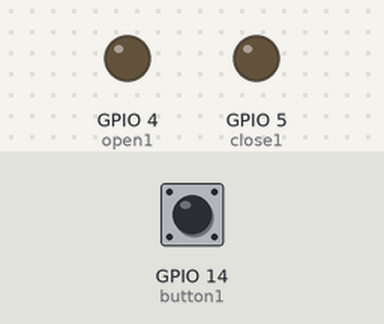
A sketch run on a simulated ESP8266 (NodeMCU). Shown: output pins drawn as LEDs (lit = HIGH). Dashed ring = blinking. The test bench sets the inputs (shaded band); at power-on: GPIO 14 (button1) LOW. WiFi joins after 1.5 s; servers stay silent unless stated; network time is answered at once with the bench clock; the local clock reads 2024-03-15 10:24:30 at power-on unless the sketch sets it; EEPROM starts erased; what the sketch prints to the serial monitor is not drawn.

Above: at 2.7 s.
2.8 s: GPIO 14 (button1) pulled HIGH for 3.2 s
At 3.6 s:
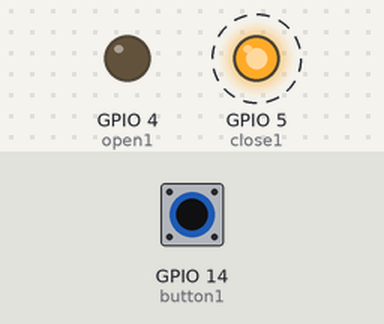
At 4.6 s:
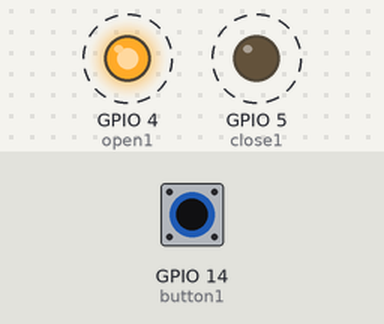
Timing chart, 0 to 8.3 s (numbered marks = the images above; inputs shaded):
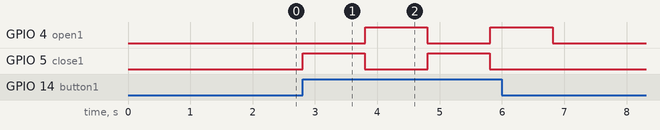

Measured:
- after the input at 2.8 s, GPIO 4 (open1): alternates HIGH for 1.0 s and LOW for 1.0 s, 4 changes in all, then stays LOW, starting after 1.0 s; GPIO 5 (close1): alternates HIGH for 1.0 s and LOW for 1.0 s, 4 changes in all, then stays LOW, starting at once

The sketch:

sketch_mar09a.ino
```cpp
#include <NTPClient.h>
// change next line to use with another board/shield
#include <ESP8266WiFi.h>
//#include <WiFi.h> // for WiFi shield
//#include <WiFi101.h> // for WiFi 101 shield or MKR1000
#include <WiFiUdp.h>
#include <EEPROM.h>
//=======wifi和校时=======
const char *ssid     = "IT-IoT"; //wifi的ssid
const char *password = "s22b4e2q";//wifi的密码
float clock_time=18.41; //设置的闹钟时间，小数位表示分钟，整数位表示小时
WiFiUDP ntpUDP;
NTPClient timeClient(ntpUDP);
float time_now=0;
//=======IO定义==========
int close1=5;
int open1=4;
int temp=0;
int flag=0;
int button1=14;
void setup(){
  Serial.begin(115200);
  WiFi.begin(ssid, password);
  pinMode(close1, OUTPUT);
  pinMode(open1, OUTPUT);
  pinMode(button1, INPUT);
  while ( WiFi.status() != WL_CONNECTED ) {
    delay ( 500 );
    Serial.print ( "." );
  }
  timeClient.begin();
  EEPROM.begin(64);
}

void button()
{
  int temp_2=digitalRead(button1);
  if (temp_2==HIGH)  temp=1;
  }

void close2(){
  digitalWrite(close1,HIGH);
  digitalWrite(open1,LOW);
  delay(1000);
  digitalWrite(close1,LOW);
  digitalWrite(open1,LOW);
  flag=1;
  EEPROM.write(0, flag);
  EEPROM.commit();
  Serial.println("close");
  }

void open2(){
  digitalWrite(close1,LOW);
  digitalWrite(open1,HIGH);
  delay(1000);
  digitalWrite(close1,LOW);
  digitalWrite(open1,LOW);
  flag=0;
  EEPROM.write(0, flag);
  EEPROM.commit();
  Serial.println("open");
  }

void button_move()
{
  if (temp==1)
  {
    if (flag==1)
      {
        open2();
        temp=0;
      }
    else  {
        close2();
        temp=0;
      }
    }
  }

void get_time(){
  int hour=timeClient.getHours()+8;
  int minute=timeClient.getMinutes();
  time_now=hour+minute*0.01;
  }

void clock_move()
{
  if (time_now-clock_time>=0 &&  time_now-clock_time<=1)
   { if (flag==1)
    {open2();
     Serial.println("auto_open");}}
  }
void loop() {
  flag=EEPROM.read(0);
  //if (flag!=1 || flag!=0)
  //{
  //  flag=0;
  //  }
  digitalWrite(close1,LOW);
  digitalWrite(open1,LOW);
  timeClient.update();
  button();
  button_move();
  get_time();
  clock_move();
  int b=timeClient.getMinutes();
  int a=timeClient.getHours()+8;
  Serial.println(flag);
  //delay(1000);
}
```
